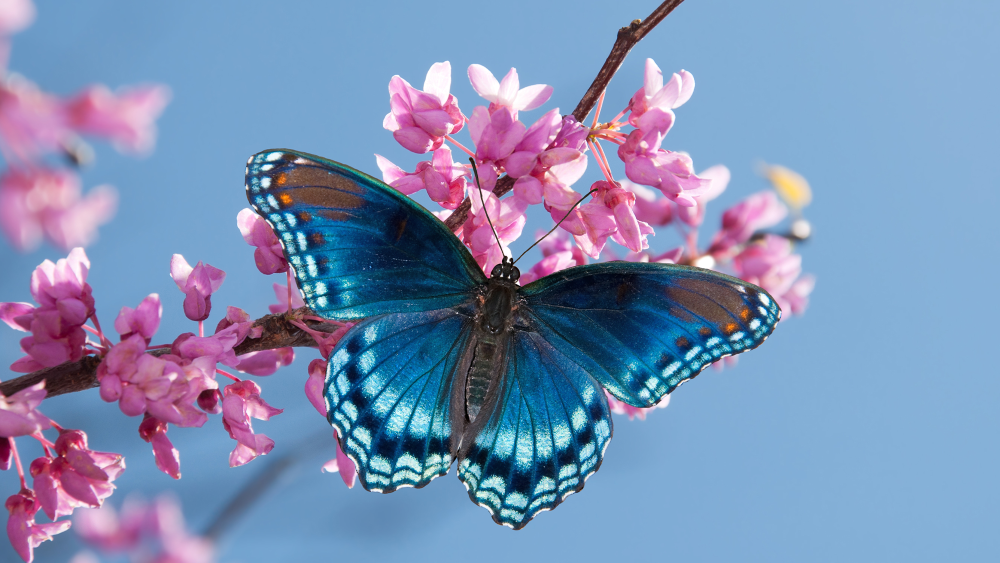
#> input picture ButterflyFamilyTree.webp, 2000 x 1125 px, found by its file name (shown at 1/2 size)
$ python puzzle.py
#> lines starting #> are read from the running program, lines starting #| are printed output that depends on the picture
from PIL import Image  # "PIL.Image" is used to load and manipulate images (from the "Pillow" library).
import random # random is a built-in Python module used to shuffle the image chunks later.

PASSWORD = "secret"
seed = 0  # seed will be a number based on the password, used to make the shuffle reproducible.

for i in PASSWORD:
    # This ensures each different password gives a different total, leading to a different shuffle pattern.
    seed += ord(i) # Converts each letter of the password into its ASCII number (ord), adds them up to get a unique number.

random.seed(seed) # It sets the random module's "starting point" using the seed, so the shuffling is consistent for the same password.

img = Image.open("/Users/_kodiko_/Desktop/ Code/ButterflyFamilyTree.webp") # It Loads the image that will be scrambled.
#> img is the input picture: PIL image 2000x1125 RGB; mean R, G, B 124.8, 143.5, 180.8

#some functions for debugging
#resized = img.resize((100,100))
#img.show()
#resized.show()

# Now the image will be divided into many small squares both horizantally and vertically.
# Decides how many chunks (small rectangles) the image will be cut into, horizontally and vertically.
chunks_x = 70  # how many chunks will be created in x-axis
chunks_y = 60  # how many chunks will be created in y-axis


width , height = img.size # Gets the original size of the image in pixels.
#> width = 2000; height = 1125
#print(height,width)


# Calculates how big each puzzle piece will be.
chunk_width = width // chunks_x
#> chunk_width = 28
chunk_height = height // chunks_y
#> chunk_height = 18


chunks = []  # List for storing all the chunks

# This double loop goes through the whole image and crops it into small rectangles ("chunks"), then stores them in a list.
for i in range(chunks_x): # range(4) -> [0,1,2,3]
    for j in range(chunks_y):
        #( left , upper , right , lower ) This four parametes are needed for img.crop() Method, which indicates positions
        # img.crop([0,1,chunk_width,chunk_height]).show()
        chunk = img.crop([chunk_width * i, chunk_height * j, chunk_width * (i + 1), chunk_height * (j + 1)])
        chunks.append(chunk)
#> after the loop, chunks = 4200 items
        # chunk.show()


random.shuffle(chunks) # Shuffles the list of chunks randomly — but using the password-based seed.


# Image.new(mode, size, color=0) , Here mode = "RGB" , size is a tuple of 2 items(height,width),and color = 0 indicates background color which optional
canvas = Image.new("RGB",[chunk_width * chunks_x, chunk_height * chunks_y]) # Creates a blank new image (canvas) with the same size as the original image.
#> canvas: PIL image 1960x1080 RGB; every value is 0


# It Puts the shuffled puzzle pieces one-by-one onto the blank canvas.
for i in range(chunks_x):
    for j in range(chunks_y):
        chunk = chunks.pop(0)
        canvas.paste(chunk, [chunk_width * i, chunk_height * j, chunk_width * (i + 1), chunk_height * (j + 1)])
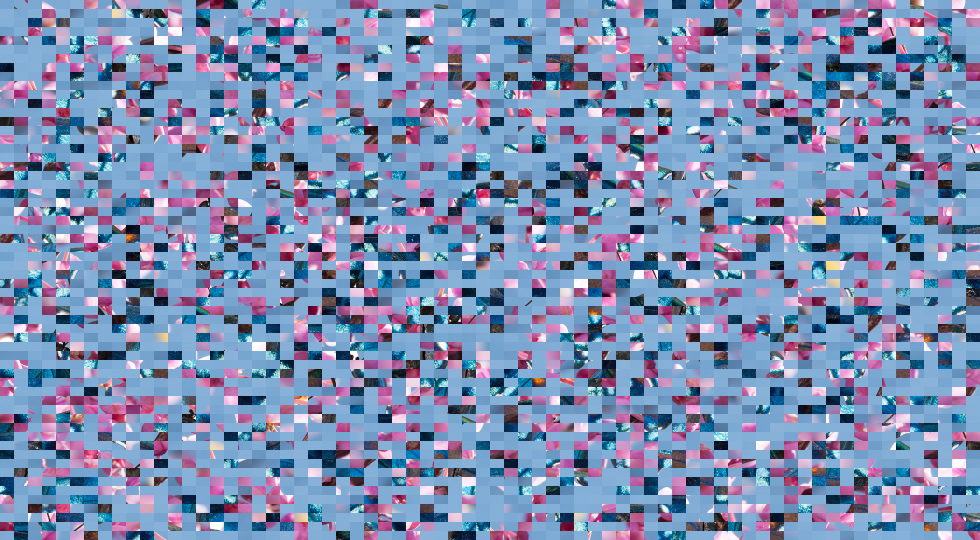
#> canvas: PIL image 1960x1080 RGB (shown at 1/2 size); mean R, G, B 124.4, 142, 179.2
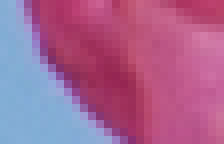
#> chunk: PIL image 28x18 RGB (shown 8 times larger); mean R, G, B 166.9, 100.8, 146.4


canvas.save("scrambled.png") # Saves the new scrambled image as a PNG file and opens it.
canvas.show()
